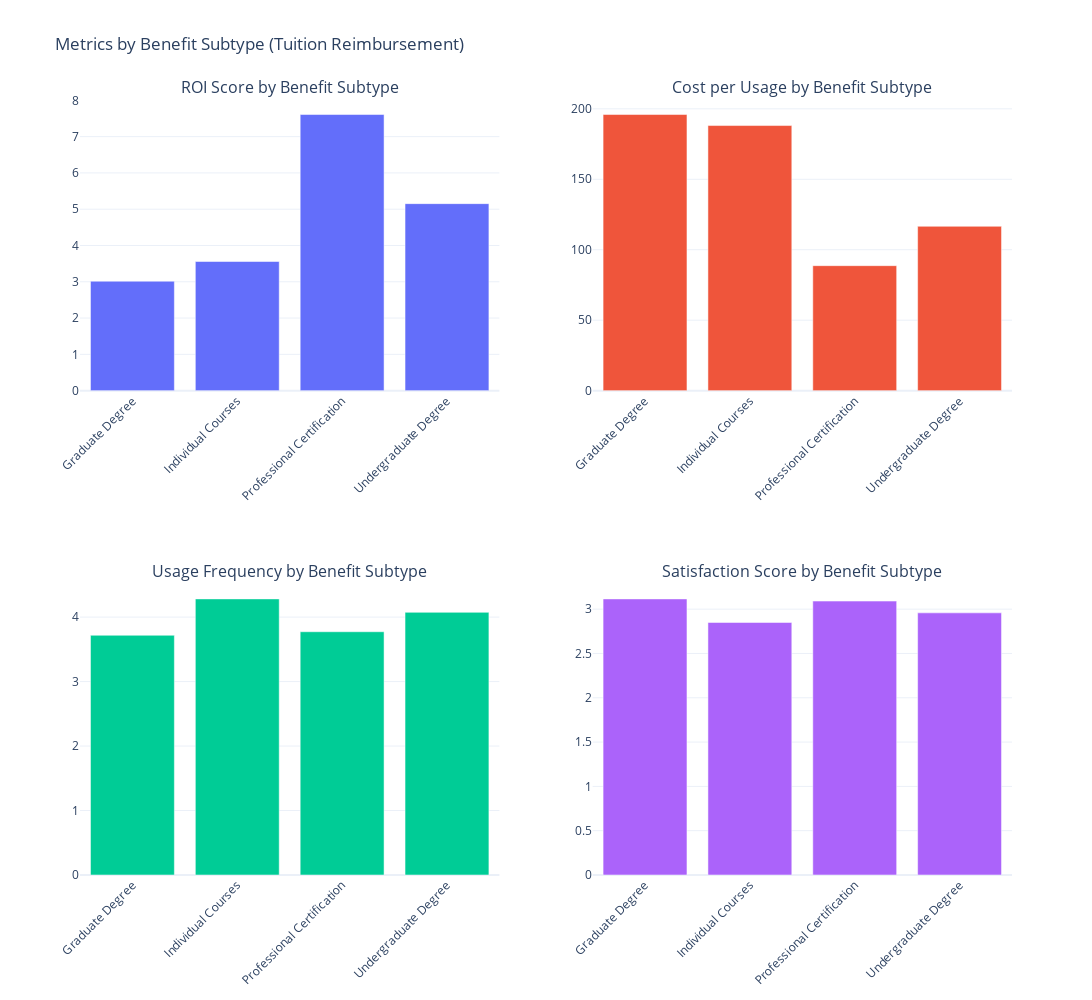

The notebook cell saved with this chart:
### Code cell
# Example of possible to remove subbenfits shown with metrices:
plot_metrics_for_benefit_type(category_stats, 'Tuition Reimbursement')

plot_metrics_for_benefit_type(category_stats, 'Retirement Plan')

plot_metrics_for_benefit_type(category_stats, 'Childcare')

plot_metrics_for_benefit_type(category_stats, 'Gym Membership')

plot_metrics_for_benefit_type(category_stats, 'Health Insurance')

### Figure 1 — Plotly figure (JSON) as saved in the notebook; plotly's stock layout.template omitted (floating-point values rounded to 4 significant figures)
{"data": [{"name": "ROI Score", "type": "bar", "x": ["Graduate Degree", "Individual Courses", "Professional Certification", "Undergraduate Degree"], "xaxis": "x", "y": [3.015, 3.558, 7.609, 5.154], "yaxis": "y"}, {"name": "Cost per Usage", "type": "bar", "x": ["Graduate Degree", "Individual Courses", "Professional Certification", "Undergraduate Degree"], "xaxis": "x2", "y": [196.0, 188.1, 88.69, 116.6], "yaxis": "y2"}, {"name": "Usage Frequency", "type": "bar", "x": ["Graduate Degree", "Individual Courses", "Professional Certification", "Undergraduate Degree"], "xaxis": "x3", "y": [3.718, 4.282, 3.773, 4.073], "yaxis": "y3"}, {"name": "Satisfaction Score", "type": "bar", "x": ["Graduate Degree", "Individual Courses", "Professional Certification", "Undergraduate Degree"], "xaxis": "x4", "y": [3.115, 2.85, 3.091, 2.958], "yaxis": "y4"}], "layout": {"annotations": [{"font": {"size": 16}, "showarrow": false, "text": "ROI Score by Benefit Subtype", "x": 0.225, "xanchor": "center", "xref": "paper", "y": 1, "yanchor": "bottom", "yref": "paper"}, {"font": {"size": 16}, "showarrow": false, "text": "Cost per Usage by Benefit Subtype", "x": 0.775, "xanchor": "center", "xref": "paper", "y": 1, "yanchor": "bottom", "yref": "paper"}, {"font": {"size": 16}, "showarrow": false, "text": "Usage Frequency by Benefit Subtype", "x": 0.225, "xanchor": "center", "xref": "paper", "y": 0.375, "yanchor": "bottom", "yref": "paper"}, {"font": {"size": 16}, "showarrow": false, "text": "Satisfaction Score by Benefit Subtype", "x": 0.775, "xanchor": "center", "xref": "paper", "y": 0.375, "yanchor": "bottom", "yref": "paper"}], "height": 1000, "showlegend": false, "title": {"text": "Metrics by Benefit Subtype (Tuition Reimbursement)"}, "width": 1200, "xaxis": {"anchor": "y", "domain": [0, 0.45], "tickangle": -45}, "xaxis2": {"anchor": "y2", "domain": [0.55, 1], "tickangle": -45}, "xaxis3": {"anchor": "y3", "domain": [0, 0.45], "tickangle": -45}, "xaxis4": {"anchor": "y4", "domain": [0.55, 1], "tickangle": -45}, "yaxis": {"anchor": "x", "domain": [0.625, 1]}, "yaxis2": {"anchor": "x2", "domain": [0.625, 1]}, "yaxis3": {"anchor": "x3", "domain": [0, 0.375]}, "yaxis4": {"anchor": "x4", "domain": [0, 0.375]}}}
